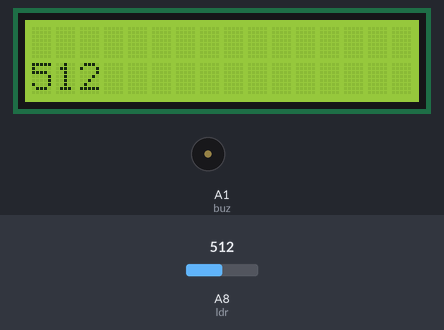
A sketch run on a simulated Arduino Mega 2560, built with avr-gcc and run on an emulated ATmega2560. Shown: 16×2 character LCD, buzzer (waves = sounding, pin HIGH). The inputs (shaded band) are chosen by the test bench; at power-on: A8 (ldr) = 512. The local clock reads 2024-03-15 10:24:30 at power-on unless the sketch sets it; pins used as bus, display or sensor lines are not drawn; what the sketch prints to the serial monitor is not drawn.

Above: at 3.0 s.
3.1 s: A8 (ldr) set to 716
At 5.3 s:
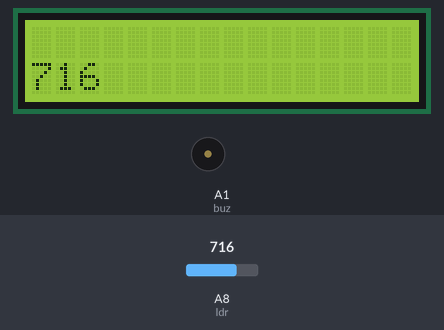
5.6 s: A8 (ldr) set to 900
At 7.0 s:
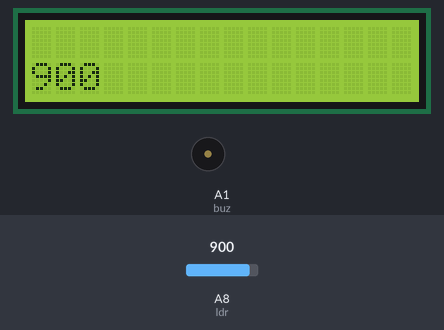
7.8 s: A8 (ldr) set to 1023
At 8.8 s:
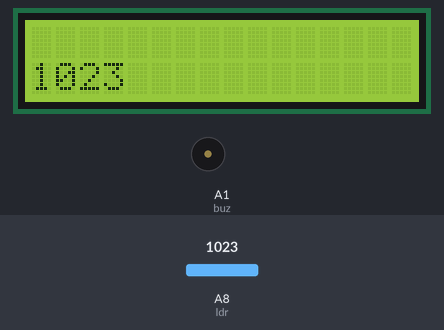
Timing chart, 0 to 10.8 s (numbered marks = the images above; inputs shaded):
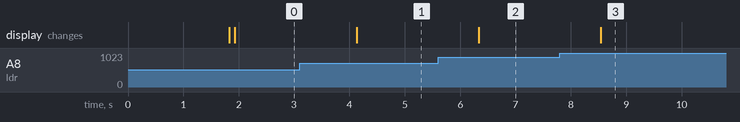

Measured:
- after the input at 3.1 s, the display: changes after 1.0 s (image 1)
- after the input at 5.6 s, the display: changes after 0.74 s (image 2)
- after the input at 7.8 s, the display: changes after 0.74 s (image 3)

The sketch:

lcd_rtc_bt_ir_pir_safe.ino
```cpp
#include<IRremote.h>
#include <LiquidCrystal.h>
#include <DS3231.h>


#define lcdlyt 32
#define lcdcon 33
#define ldr 8
#define buz A1
#define irpin 2
#define lyt 12

bool l = 0, m = 1;
int i = 0;
unsigned long CODE_POWER_ON = 0x61D650AF;
unsigned long CODE_FF = 0x61D648B7;
unsigned long CODE_RW = 0x61D610EF;
unsigned long CODE_NEXT = 0x61D6F20D;
unsigned long CODE_BACK = 0x61D630CF;
unsigned long CODE_VERT = 0x61D69867;
unsigned long CODE_HORI = 0x61D6A25D;
unsigned long CODE_LISTEN = 0x61D67887;


unsigned long CODE_SELECT = 0x61D628D7;
unsigned long CODE_RIGHT = 0x61D69A65;
unsigned long CODE_LEFT = 0x61D6A857;
unsigned long CODE_UP = 0x61D6AA55;
unsigned long CODE_DOWN = 0x61D618E7;
unsigned long CODE_MENU = 0x61D632CD;
unsigned long CODE_EXIT = 0x61D6728D;
unsigned long CODE_SOURCE = 0x61D6D02F;
unsigned long CODE_ZOOM = 0x61D6F00F;
unsigned long CODE_VOLUP = 0x61D6708F;
unsigned long CODE_VOLDW = 0x61D612ED;
unsigned long CODE_PIC = 0x61D6629D;
unsigned long CODE_SOUND = 0x61D6EA15;
unsigned long CODE_FREEZE = 0x61D6DA25;
unsigned long CODE_PLAY = 0x61D6906F;
unsigned long CODE_MUTE = 0x61D652AD;

void(* resetFunc) (void) = 0; //declare reset function @ address 0


int ldrval;
IRrecv ir(irpin);
decode_results irresult;

const int rs = 22, en = 23, d4 = 28, d5 = 29, d6 = 30, d7 = 31;
LiquidCrystal lcd(rs, en, d4, d5, d6, d7);

DS3231  rtc(SDA, SCL);
Time  t;


void setup() {

  Serial.begin(9600);
  rtc.begin();
  lcd.begin(16, 2);

  lcd.print("*reset complete*"); longbuzz();
  delay(1000); lcd.clear();

  pinMode(lcdcon, OUTPUT);
  pinMode(lcdlyt, OUTPUT);

  pinMode(buz, OUTPUT);
  digitalWrite(lcdcon, 0);
  digitalWrite(lcdlyt, 1);
  analogWrite(buz, 0);

  ir.enableIRIn();  // Start the receiver
  i = 0;
  t = rtc.getTime();
}

void loop() {

  brightness();
 // irtest();

}


void test() {
  // set the cursor to (0,0):
  lcd.setCursor(0, 0);
  // print from 0 to 9:
  for (int thisChar = 0; thisChar < 10; thisChar++) {
    lcd.print(thisChar);
    delay(500);
  }

  // set the cursor to (16,1):
  lcd.setCursor(16, 1);
  // set the display to automatically scroll:
  lcd.autoscroll();
  // print from 0 to 9:
  for (int thisChar = 0; thisChar < 10; thisChar++) {
    lcd.print(thisChar);
    delay(500);
  }
  // turn off automatic scrolling
  lcd.noAutoscroll();

  // clear screen for the next loop:
  lcd.clear();

}

void brightness() {
  ldrval = analogRead(ldr);
  Serial.println(ldrval);
  delay(100);
  lcd.setCursor(0, 1);
  lcd.print(ldrval);
  delay(1000);
}


void irtest()
{ tim();
  if (ir.decode(&irresult))
  { buzz();
    switch (irresult.value)
    {
      case 0x61D628D7:
        Serial.println("select"); lcd.clear(); lcd.setCursor(0, 0); lcd.print("OK");
        lcdtimeout();
        break;

      case 0x61D69A65:
        Serial.println("CODE_RIGHT"); lcd.clear(); lcd.setCursor(0, 0); lcd.print("CODE_RIGHT");
        lcdtimeout();

        break;

      case 0x61D6A857:
        Serial.println("CODE_LEFT"); lcd.clear(); lcd.setCursor(0, 0); lcd.print("CODE_LEFT");
        lcdtimeout();
        break;


      case 0x61D6AA55:
        Serial.println("CODE_UP"); lcd.clear(); lcd.setCursor(0, 0); lcd.print("CODE_UP");
        lcdtimeout();
        break;


      case 0x61D618E7:
        Serial.println("CODE_DOWN"); lcd.clear(); lcd.setCursor(0, 0); lcd.print("CODE_DOWN");
        lcdtimeout();
        break;


      case 0x61D632CD:
        Serial.println("CODE_MENU"); lcd.clear(); lcd.setCursor(0, 0); lcd.print("CODE_MENU");
        lcdtimeout();
        break;


      case 0x61D6728D:
        Serial.println("CODE_EXIT"); lcd.clear(); lcd.setCursor(0, 0); lcd.print("CODE_EXIT");
        lcdtimeout();
        break;


      case 0x61D6D02F:
        Serial.println("CODE_SOURCE"); lcd.clear(); lcd.setCursor(0, 0); lcd.print("CODE_SOURCE");
        lcdtimeout();
        break;


      case 0x61D6F00F:
        Serial.println("CODE_ZOOM"); lcd.clear(); lcd.setCursor(0, 0); lcd.print("CODE_ZOOM");
        lcdtimeout();
        break;


      case 0x61D6708F:
        Serial.println("CODE_VOLUP"); lcd.clear(); lcd.setCursor(0, 0); lcd.print("CODE_VOLUP");
        lcdtimeout();
        break;


      case 0x61D612ED:
        Serial.println("CODE_VOLDW"); lcd.clear(); lcd.setCursor(0, 0); lcd.print("CODE_VOLDW");
        lcdtimeout();
        break;


      case 0x61D6629D:
        Serial.println("CODE_PIC"); lcd.clear(); lcd.setCursor(0, 0); lcd.print("CODE_PIC");
        lcdtimeout();
        break;


      case 0x61D6EA15:
        Serial.println("CODE_SOUND"); lcd.clear(); lcd.setCursor(0, 0); lcd.print("CODE_SOUND");
        lcdtimeout();
        break;


      case 0x61D6DA25:
        Serial.println("CODE_FREEZE"); lcd.clear(); lcd.setCursor(0, 0); lcd.print("CODE_FREEZE");
        lcdtimeout();
        break;


      case 0x61D6906F:
        Serial.println("CODE_PLAY"); lcd.clear(); lcd.setCursor(0, 0); lcd.print("CODE_PLAY");

        lcdlightSW();
        lcdtimeout();
        break;


      case 0x61D652AD:
        Serial.println("CODE_MUTE"); lcd.clear(); lcd.setCursor(0, 0); lcd.print("CODE_MUTE");
        // mute();

        lcdtimeout();
        break;


      case 0x61D648B7:
        Serial.println("CODE_FF"); lcd.clear(); lcd.setCursor(0, 0);   lcd.print("CODE_FF");
        lcdtimeout();
        break;


      case 0x61D610EF:
        Serial.println("CODE_RW"); lcd.clear(); lcd.setCursor(0, 0); lcd.print("CODE_RW");
        lcdtimeout();
        break;

      case 0x61D6F20D:
        Serial.println("CODE_NEXT"); lcd.clear(); lcd.setCursor(0, 0); lcd.print("CODE_NEXT");
        lcdtimeout();
        break;

      case 0x61D630CF:
        Serial.println("CODE_BACK"); lcd.clear(); lcd.setCursor(0, 0); lcd.print("CODE_BACK");
        lcdtimeout();
        break;

      case 0x61D69867:
        Serial.println("CODE_VERT"); lcd.clear(); lcd.setCursor(0, 0); lcd.print("CODE_VERT");
        lcdtimeout();
        break;

      case 0x61D6A25D:
        Serial.println("CODE_HORI"); lcd.clear(); lcd.setCursor(0, 0); lcd.print("CODE_HORI");
        lcdtimeout();
        break;

      case 0x61D650AF:
        lcd.clear(); lcd.setCursor(0, 0);
        Serial.println("CODE_POWER");
        lcd.clear(); lcd.setCursor(0, 0);
        lcd.print("CODE_POWER");
        lcd.setCursor(0, 1);
        lcd.print("CONFIRM ?");

        while(ir.decode(&irresult))
        {
        if( irresult.value == 0x61D628D7)
        { lcd.clear(); lcd.setCursor(0, 0);
          lcd.print("CONFIRMED!"); delay(500); buzz(); del(); longbuzz();
          lcd.setCursor(0, 0);    lcd.print("PRESS RESET ");
          lcd.setCursor(0, 1);    lcd.print("TO START AGAIN "); del();
          term();
        }else{
         lcd.clear(); lcd.setCursor(0, 0);
        lcd.print("ABORT!");
        return;
        }
        }
        lcdtimeout();
        break;

      case 0x61D67887:
        Serial.println("CODE_LISTEN"); lcd.clear(); lcd.setCursor(0, 0); lcd.print("CODE_RESET");
        lcd.setCursor(0, 1);
        lcd.print("reset initiated");
        delay(1000);
        lcd.clear();


        Serial.println("Resetting in 1 second"); buzz(5); del();

        resetFunc();  //call reset
        lcdtimeout();
        break;


        /* delay(1000);
          lcd.clear();


          Serial.println("Resetting in 1 second"); buzz(5); del();
          void(* resetFunc) (void) = 0; //declare reset function @ address 0
          resetFunc();  //call reset
        */


        //  default:
        //   Serial.println("nothing");//      Serial.println("delay"); delay(1000);
        //       continue;

    }

    ir.resume(); //delay(10);

  }
}

//---------------------------------------------------------------------------------------------------
void lcdtimeout() {
  delay(1000);
  lcd.clear();
}
//---------------------------------------------------------------------------------------------------
void tim() {
  i++;
  int n = 7;
  if (i < n * 10) {

    lcd.clear();

    lcd.setCursor(8, 0);
    lcd.print(rtc.getTimeStr());

    lcd.setCursor(6, 1);
    lcd.print(rtc.getDateStr());
    delay(100);
  }

  if (i >= n * 10)
  {

    lcd.clear();
    lcd.setCursor(0, 0);
    lcd.print(rtc.getTemp()); lcd.print("'C");
    lcd.setCursor(8, 0);
    lcd.print(rtc.getTimeStr());

    lcd.setCursor(0, 1);
    lcd.print(rtc.getMonthStr());
    lcd.print("_");
    lcd.print(t.date, DEC);

    lcd.print("th ");
    lcd.print(rtc.getDOWStr());

    delay(100);

    if (i == 100) {
      i = 0;
    }
  }
}
//---------------------------------------------------------------------------------------------------
void term() {
  Serial.println("end prgm");
  b(5); buzz(3);
  exit(0);
}
//---------------------------------------------------------------------------------------------------
//void(* resetFunc) (void) = 0; //declare reset function @ address 0

//resetFunc();  //call reset
//---------------------------------------------------------------------------------------------------

void lcdlightSW()
{
  l = !l;
  digitalWrite(lcdlyt, l);
  lcd.setCursor(0, 1);
  if (l == 1)lcd.print("light on");
  if (l == 0)lcd.print("light off");
}
//---------------------------------------------------------------------------------------------------
/*void mute()
  {
  m = !m;
  lcd.setCursor(0, 1);
  if (m == 1) {
    //#define buz A1
    //    buz = A1;
    lcd.print("unmute");
    buzz();
  }
  else if (m == 0) {
    noTone(A1);
    lcd.print("mute");
  }
  }

*/
//---------------------------------------------------------------------------------------------------
void del() {
  delay(50);
}
//---------------------------------------------------------------------------------------------------
void buzz(int n) {
  int del = 10;
  digitalWrite(buz, LOW);
  for (int i = 0; i < n; i++)
  {
    digitalWrite(buz, HIGH);
    delay(del);
    digitalWrite(buz, LOW);
    delay(del + 60);
  } digitalWrite(buz, LOW);
}
//---------------------------------------------------------------------------------------------------
void longbuzz(int n) {
  int del = 350;
  digitalWrite(buz, LOW);
  for (int i = 0; i < n; i++)
  {
    digitalWrite(buz, HIGH);
    delay(del);
    digitalWrite(buz, LOW);
    delay(del + 60);
  } digitalWrite(buz, LOW);
}//---------------------------------------------------------------------------------------------------
void buzz() {
  int del = 10, n = 1;
  digitalWrite(buz, LOW);
  for (int i = 0; i < n; i++)
  {
    digitalWrite(buz, HIGH);
    delay(del);
    digitalWrite(buz, LOW);
    delay(del + 60);
  } digitalWrite(buz, LOW);
}
//---------------------------------------------------------------------------------------------------
void longbuzz() {
  int del = 350, n = 1;
  digitalWrite(buz, LOW);
  for (int i = 0; i < n; i++)
  {
    digitalWrite(buz, HIGH);
    delay(del);
    digitalWrite(buz, LOW);
    delay(del + 60);
  } digitalWrite(buz, LOW);
}
//---------------------------------------------------------------------------------------------------
void b(int n) {
  int del = 50;
  digitalWrite(lyt, LOW);
  for (int i = 0; i < n; i++)
  {
    digitalWrite(lyt, HIGH);
    delay(del);
    digitalWrite(lyt, LOW);
    delay(del);
  } digitalWrite(lyt, LOW);
}
//---------------------------------------------------------------------------------------------------
void b() {
  int del = 50, n = 1;
  digitalWrite(lyt, LOW);
  for (int i = 0; i < n; i++)
  {
    digitalWrite(lyt, HIGH);
    delay(del);
    digitalWrite(lyt, LOW);
    delay(del);
  } digitalWrite(lyt, LOW);
}

//---------------------------------------------------------------------------------------------------
```
